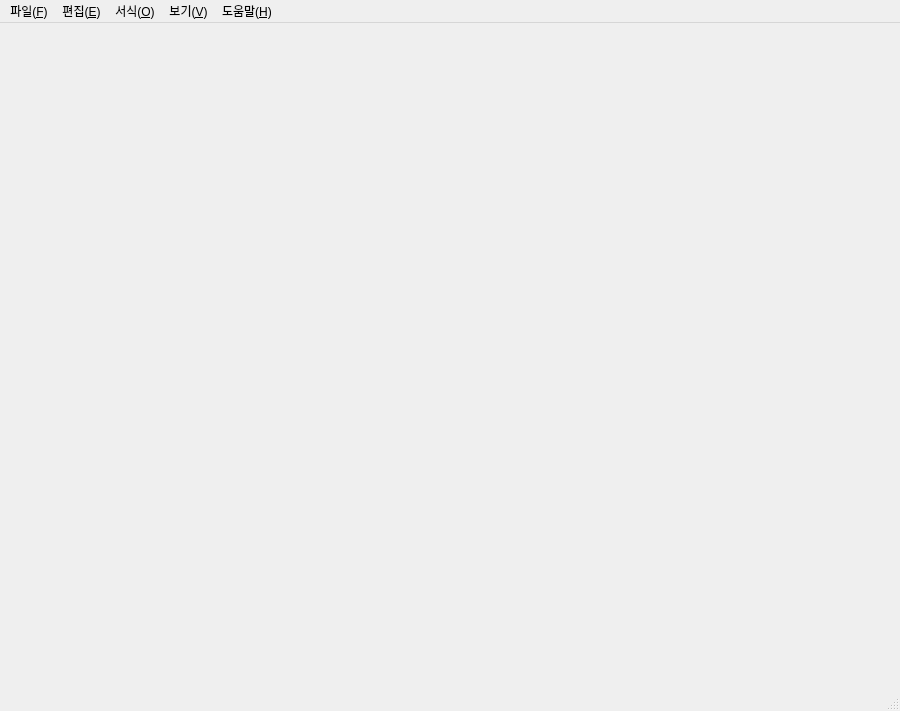
<?xml version="1.0" encoding="UTF-8"?>
<ui version="4.0">
 <class>MainWindow</class>
 <widget class="QMainWindow" name="MainWindow">
  <property name="geometry">
   <rect>
    <x>0</x>
    <y>0</y>
    <width>900</width>
    <height>711</height>
   </rect>
  </property>
  <property name="windowTitle">
   <string>MainWindow</string>
  </property>
  <widget class="QWidget" name="centralwidget"/>
  <widget class="QMenuBar" name="menubar">
   <property name="geometry">
    <rect>
     <x>0</x>
     <y>0</y>
     <width>900</width>
     <height>22</height>
    </rect>
   </property>
   <widget class="QMenu" name="menu_F">
    <property name="title">
     <string>파일(&amp;F)</string>
    </property>
    <addaction name="separator"/>
    <addaction name="action_N"/>
    <addaction name="action_W"/>
    <addaction name="action_O"/>
    <addaction name="action_A"/>
    <addaction name="separator"/>
    <addaction name="action_U"/>
    <addaction name="action_P"/>
    <addaction name="separator"/>
    <addaction name="action_X"/>
   </widget>
   <widget class="QMenu" name="menu_E">
    <property name="title">
     <string>편집(&amp;E)</string>
    </property>
    <addaction name="action_U_2"/>
    <addaction name="separator"/>
    <addaction name="action_T"/>
    <addaction name="action_C"/>
    <addaction name="action_P_2"/>
    <addaction name="action_L"/>
    <addaction name="separator"/>
    <addaction name="actionBing_S"/>
    <addaction name="action_F"/>
    <addaction name="action_N_2"/>
    <addaction name="action_V"/>
    <addaction name="action_R"/>
    <addaction name="action_G"/>
    <addaction name="separator"/>
    <addaction name="action_A_2"/>
    <addaction name="action_D"/>
   </widget>
   <widget class="QMenu" name="menu_O">
    <property name="title">
     <string>서식(&amp;O)</string>
    </property>
   </widget>
   <widget class="QMenu" name="menu_V">
    <property name="title">
     <string>보기(&amp;V)</string>
    </property>
    <widget class="QMenu" name="menu">
     <property name="title">
      <string>확대하기/축소하기</string>
     </property>
     <addaction name="action_I"/>
     <addaction name="action_O_2"/>
     <addaction name="action_8"/>
    </widget>
    <addaction name="menu"/>
    <addaction name="action_S"/>
   </widget>
   <widget class="QMenu" name="menu_H">
    <property name="title">
     <string>도움말(&amp;H)</string>
    </property>
   </widget>
   <addaction name="menu_F"/>
   <addaction name="menu_E"/>
   <addaction name="menu_O"/>
   <addaction name="menu_V"/>
   <addaction name="menu_H"/>
  </widget>
  <widget class="QStatusBar" name="statusbar"/>
  <action name="action_N">
   <property name="text">
    <string>새로 만들기(&amp;N)</string>
   </property>
   <property name="shortcut">
    <string>Ctrl+C</string>
   </property>
  </action>
  <action name="action_W">
   <property name="text">
    <string>새 창(&amp;W)</string>
   </property>
   <property name="shortcut">
    <string>Ctrl+Shift+N</string>
   </property>
  </action>
  <action name="action_O">
   <property name="text">
    <string>열기(&amp;O)...</string>
   </property>
   <property name="shortcut">
    <string>Ctrl+O</string>
   </property>
  </action>
  <action name="action_A">
   <property name="text">
    <string>다른 이름으로 저장(&amp;A)...</string>
   </property>
   <property name="shortcut">
    <string>Ctrl+Shift+S</string>
   </property>
  </action>
  <action name="action_U">
   <property name="text">
    <string>페이지 설정(&amp;U)...</string>
   </property>
  </action>
  <action name="action_P">
   <property name="text">
    <string>인쇄(&amp;P)...</string>
   </property>
   <property name="shortcut">
    <string>Ctrl+P</string>
   </property>
  </action>
  <action name="action_X">
   <property name="text">
    <string>끝내기(&amp;X)</string>
   </property>
  </action>
  <action name="action_U_2">
   <property name="text">
    <string>실행 취소(&amp;U)</string>
   </property>
   <property name="shortcut">
    <string>Ctrl+Z</string>
   </property>
  </action>
  <action name="action_T">
   <property name="text">
    <string>잘라내기(&amp;T)</string>
   </property>
   <property name="shortcut">
    <string>Ctrl+X</string>
   </property>
  </action>
  <action name="action_C">
   <property name="text">
    <string>복사(&amp;C)</string>
   </property>
   <property name="shortcut">
    <string>Ctrl+C</string>
   </property>
  </action>
  <action name="action_P_2">
   <property name="text">
    <string>붙여넣기(&amp;P)
</string>
   </property>
   <property name="shortcut">
    <string>Ctrl+V</string>
   </property>
  </action>
  <action name="action_L">
   <property name="text">
    <string>삭제(&amp;L)</string>
   </property>
  </action>
  <action name="actionBing_S">
   <property name="text">
    <string>Bing으로 검색(&amp;S)...</string>
   </property>
   <property name="shortcut">
    <string>Ctrl+E</string>
   </property>
  </action>
  <action name="action_F">
   <property name="text">
    <string>찾기(&amp;F)...</string>
   </property>
   <property name="shortcut">
    <string>Ctrl+F</string>
   </property>
  </action>
  <action name="action_N_2">
   <property name="text">
    <string>다음 찾기(&amp;N)</string>
   </property>
  </action>
  <action name="action_V">
   <property name="text">
    <string>이전 찾기(&amp;V)</string>
   </property>
  </action>
  <action name="action_R">
   <property name="text">
    <string>바꾸기(&amp;R)...</string>
   </property>
  </action>
  <action name="action_G">
   <property name="text">
    <string>이동(&amp;G)...</string>
   </property>
  </action>
  <action name="action_A_2">
   <property name="text">
    <string>모두 선택(&amp;A)</string>
   </property>
  </action>
  <action name="action_D">
   <property name="text">
    <string>시간/날짜(&amp;D)</string>
   </property>
  </action>
  <action name="action_S">
   <property name="checkable">
    <bool>true</bool>
   </property>
   <property name="text">
    <string>상태 표시줄(&amp;S)</string>
   </property>
  </action>
  <action name="action_I">
   <property name="text">
    <string>확대(&amp;I)</string>
   </property>
  </action>
  <action name="action_O_2">
   <property name="text">
    <string>축소(&amp;O</string>
   </property>
  </action>
  <action name="action_8">
   <property name="text">
    <string>확대하기/축소하기 기본값 복원</string>
   </property>
  </action>
 </widget>
 <resources/>
 <connections/>
</ui>
